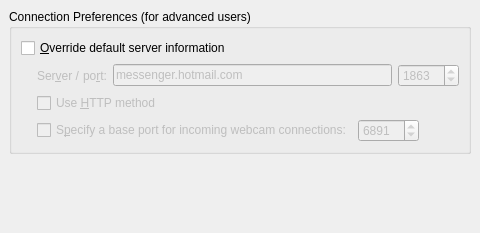
     <widget class="QWidget" name="TabPage" >
      <attribute name="title" >
       <string>Co&amp;nnection</string>
      </attribute>
      <layout class="QVBoxLayout" >
       <property name="margin" >
        <number>9</number>
       </property>
       <property name="spacing" >
        <number>6</number>
       </property>
       <item>
        <widget class="QGroupBox" name="groupBox_4" >
         <property name="title" >
          <string>Connection Preferences (for advanced users)</string>
         </property>
         <layout class="QVBoxLayout" >
          <property name="margin" >
           <number>9</number>
          </property>
          <property name="spacing" >
           <number>6</number>
          </property>
          <item>
           <widget class="QCheckBox" name="optionOverrideServer" >
            <property name="text" >
             <string>&amp;Override default server information</string>
            </property>
           </widget>
          </item>
          <item>
           <layout class="QGridLayout" >
            <property name="margin" >
             <number>0</number>
            </property>
            <property name="spacing" >
             <number>6</number>
            </property>
            <item row="0" column="1" >
             <layout class="QHBoxLayout" >
              <property name="margin" >
               <number>0</number>
              </property>
              <property name="spacing" >
               <number>6</number>
              </property>
              <item>
               <layout class="QHBoxLayout" >
                <property name="margin" >
                 <number>0</number>
                </property>
                <property name="spacing" >
                 <number>3</number>
                </property>
                <item>
                 <widget class="QLabel" name="labelServer" >
                  <property name="enabled" >
                   <bool>false</bool>
                  </property>
                  <property name="text" >
                   <string>Ser&amp;ver /</string>
                  </property>
                  <property name="buddy" >
                   <cstring>m_serverName</cstring>
                  </property>
                 </widget>
                </item>
                <item>
                 <widget class="QLabel" name="labelPort" >
                  <property name="enabled" >
                   <bool>false</bool>
                  </property>
                  <property name="text" >
                   <string>po&amp;rt:</string>
                  </property>
                  <property name="buddy" >
                   <cstring>m_serverPort</cstring>
                  </property>
                 </widget>
                </item>
               </layout>
              </item>
              <item>
               <widget class="QLineEdit" name="m_serverName" >
                <property name="enabled" >
                 <bool>false</bool>
                </property>
                <property name="sizePolicy" >
                 <sizepolicy>
                  <hsizetype>3</hsizetype>
                  <vsizetype>0</vsizetype>
                  <horstretch>0</horstretch>
                  <verstretch>0</verstretch>
                 </sizepolicy>
                </property>
                <property name="toolTip" >
                 <string>Only modify these values if you want to use a special IM proxy server, like SIMP</string>
                </property>
                <property name="whatsThis" >
                 <string>Only modify these values if you want to use a special IM proxy server, like SIMP</string>
                </property>
                <property name="text" >
                 <string>messenger.hotmail.com</string>
                </property>
               </widget>
              </item>
              <item>
               <widget class="QSpinBox" name="m_serverPort" >
                <property name="enabled" >
                 <bool>false</bool>
                </property>
                <property name="toolTip" >
                 <string>Only modify these values if you want to use a special IM proxy server, like SIMP</string>
                </property>
                <property name="whatsThis" >
                 <string>Only modify these values if you want to use a special IM proxy server, like SIMP</string>
                </property>
                <property name="maximum" >
                 <number>65535</number>
                </property>
                <property name="minimum" >
                 <number>1</number>
                </property>
                <property name="value" >
                 <number>1863</number>
                </property>
               </widget>
              </item>
             </layout>
            </item>
            <item rowspan="2" row="0" column="0" >
             <spacer>
              <property name="orientation" >
               <enum>Qt::Horizontal</enum>
              </property>
              <property name="sizeType" >
               <enum>QSizePolicy::Fixed</enum>
              </property>
              <property name="sizeHint" >
               <size>
                <width>16</width>
                <height>20</height>
               </size>
              </property>
             </spacer>
            </item>
            <item row="1" column="1" >
             <widget class="QCheckBox" name="optionUseHttpMethod" >
              <property name="enabled" >
               <bool>false</bool>
              </property>
              <property name="whatsThis" >
               <string>Connect to MSN Messenger using an HTTP-like protocol on port 80.
This may be used to connect on a network with a restrictive firewall.
Only check this option if the normal connection doesn't work.</string>
              </property>
              <property name="text" >
               <string>Use &amp;HTTP method</string>
              </property>
             </widget>
            </item>
            <item row="2" column="1" >
             <layout class="QHBoxLayout" >
              <property name="margin" >
               <number>0</number>
              </property>
              <property name="spacing" >
               <number>6</number>
              </property>
              <item>
               <widget class="QCheckBox" name="m_useWebcamPort" >
                <property name="enabled" >
                 <bool>false</bool>
                </property>
                <property name="whatsThis" >
                 <string>If you are behind a firewall, you may specify a base port to use for the incoming connection, and configure your firewall to accept connections on a range of 10 ports, starting at this one. Incoming connections are used for the webcam. If you don't specify a port yourself, the operating system will choose an available port for you. It is recommended to leave the checkbox unchecked.</string>
                </property>
                <property name="text" >
                 <string>S&amp;pecify a base port for incoming webcam connections:</string>
                </property>
               </widget>
              </item>
              <item>
               <widget class="QSpinBox" name="m_webcamPort" >
                <property name="enabled" >
                 <bool>false</bool>
                </property>
                <property name="whatsThis" >
                 <string>If you are behind a firewall, you may specify a base port to use for the incoming connection, and configure your firewall to accept connections on a range of 10 ports, starting at this one. Incoming connections are used for the webcam. If you don't specify a port yourself, the operating system will choose an available port for you. It is recommended to leave the checkbox unchecked.</string>
                </property>
                <property name="maximum" >
                 <number>65535</number>
                </property>
                <property name="minimum" >
                 <number>1</number>
                </property>
                <property name="value" >
                 <number>6891</number>
                </property>
               </widget>
              </item>
              <item>
               <spacer>
                <property name="orientation" >
                 <enum>Qt::Horizontal</enum>
                </property>
                <property name="sizeHint" >
                 <size>
                  <width>40</width>
                  <height>20</height>
                 </size>
                </property>
               </spacer>
              </item>
             </layout>
            </item>
           </layout>
          </item>
         </layout>
        </widget>
       </item>
       <item>
        <spacer>
         <property name="orientation" >
          <enum>Qt::Vertical</enum>
         </property>
         <property name="sizeType" >
          <enum>QSizePolicy::Expanding</enum>
         </property>
         <property name="sizeHint" >
          <size>
           <width>21</width>
           <height>70</height>
          </size>
         </property>
        </spacer>
       </item>
      </layout>
     </widget>
